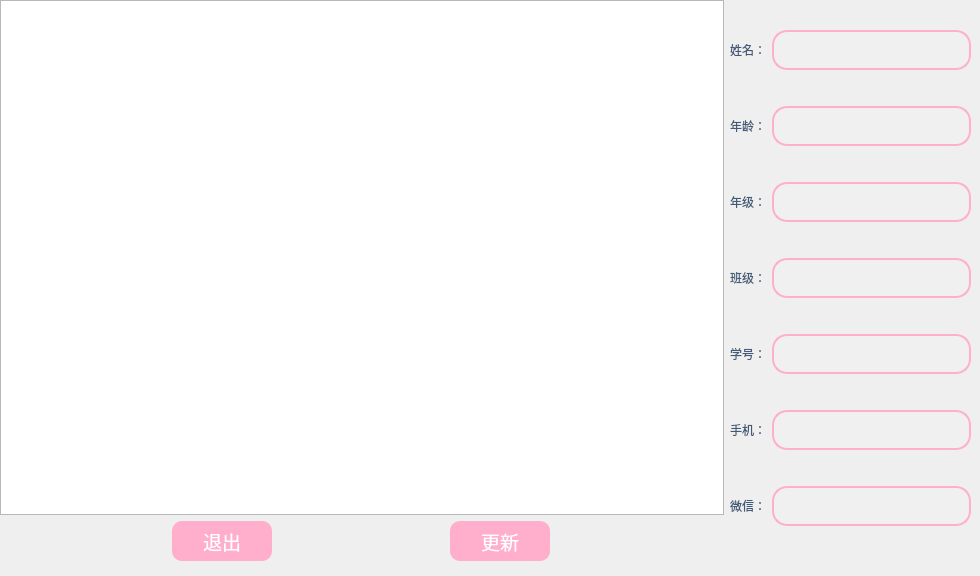
<?xml version="1.0" encoding="UTF-8"?>
<ui version="4.0">
 <class>addStudent</class>
 <widget class="QWidget" name="addStudent">
  <property name="geometry">
   <rect>
    <x>0</x>
    <y>0</y>
    <width>980</width>
    <height>576</height>
   </rect>
  </property>
  <property name="windowTitle">
   <string>添加学生</string>
  </property>
  <property name="windowIcon">
   <iconset resource="res.qrc">
    <normaloff>:/Icon/add.svg</normaloff>:/Icon/add.svg</iconset>
  </property>
  <widget class="QWidget" name="layoutWidget">
   <property name="geometry">
    <rect>
     <x>0</x>
     <y>0</y>
     <width>971</width>
     <height>561</height>
    </rect>
   </property>
   <layout class="QHBoxLayout" name="horizontalLayout_9" stretch="3,1">
    <item>
     <layout class="QVBoxLayout" name="verticalLayout">
      <item>
       <widget class="QTableWidget" name="tableWidget"/>
      </item>
      <item>
       <layout class="QHBoxLayout" name="horizontalLayout">
        <item>
         <widget class="QPushButton" name="btn_TuiChu">
          <property name="minimumSize">
           <size>
            <width>0</width>
            <height>0</height>
           </size>
          </property>
          <property name="maximumSize">
           <size>
            <width>100</width>
            <height>40</height>
           </size>
          </property>
          <property name="font">
           <font>
            <family>AcadEref</family>
            <pointsize>-1</pointsize>
           </font>
          </property>
          <property name="styleSheet">
           <string notr="true">QPushButton {
    background-color: rgb(255, 175, 204); /* 背景色 */
    color: white; /* 文字颜色 */
    font-size: 19px; /* 文字大小 */
    border: none; /* 去掉边框 */
    width: 100px; /* 固定宽度 */
    height: 40px; /* 固定高度 */
    border-radius: 10px; /* 圆角 */
}

QPushButton:hover {
    background-color: rgb(251, 111, 146); /* 鼠标悬停颜色变亮 */
}

QPushButton:pressed {
    background-color: rgb(255, 0, 110); /* 按下时颜色变暗 */
    transform: scale(0.95); /* 点击时缩小效果 */
}
</string>
          </property>
          <property name="text">
           <string>退出</string>
          </property>
         </widget>
        </item>
        <item>
         <widget class="QPushButton" name="btn_GengXin">
          <property name="minimumSize">
           <size>
            <width>90</width>
            <height>30</height>
           </size>
          </property>
          <property name="maximumSize">
           <size>
            <width>100</width>
            <height>40</height>
           </size>
          </property>
          <property name="font">
           <font>
            <family>AcadEref</family>
            <pointsize>-1</pointsize>
           </font>
          </property>
          <property name="styleSheet">
           <string notr="true">QPushButton {
    background-color: rgb(255, 175, 204); /* 背景色 */
    color: white; /* 文字颜色 */
    font-size: 19px; /* 文字大小 */
    border: none; /* 去掉边框 */
    width: 100px; /* 固定宽度 */
    height: 40px; /* 固定高度 */
    border-radius: 10px; /* 圆角 */
}

QPushButton:hover {
    background-color: rgb(251, 111, 146); /* 鼠标悬停颜色变亮 */
}

QPushButton:pressed {
    background-color: rgb(255, 0, 110); /* 按下时颜色变暗 */
    transform: scale(0.95); /* 点击时缩小效果 */
}
</string>
          </property>
          <property name="text">
           <string>更新</string>
          </property>
         </widget>
        </item>
       </layout>
      </item>
     </layout>
    </item>
    <item>
     <layout class="QVBoxLayout" name="verticalLayout_2">
      <item>
       <layout class="QHBoxLayout" name="horizontalLayout_2">
        <item>
         <widget class="QLabel" name="label_name">
          <property name="styleSheet">
           <string notr="true">color: rgb(65, 90, 119);
font: 12pt &quot;黑体&quot;;</string>
          </property>
          <property name="text">
           <string>姓名：</string>
          </property>
         </widget>
        </item>
        <item>
         <widget class="QLineEdit" name="lineEdit_name">
          <property name="styleSheet">
           <string notr="true">QLineEdit {
    border: 2px solid rgb(255, 175, 204); /* 边框颜色 */
    border-radius: 15px; /* 设置圆角 */
    padding: 8px; /* 内边距 */
    font-size: 15px; /* 字体大小 */
    background-color: rgb(240, 240, 240); /* 背景颜色 */
}</string>
          </property>
         </widget>
        </item>
       </layout>
      </item>
      <item>
       <layout class="QHBoxLayout" name="horizontalLayout_3">
        <item>
         <widget class="QLabel" name="label_age">
          <property name="styleSheet">
           <string notr="true">color: rgb(65, 90, 119);
font: 12pt &quot;黑体&quot;;</string>
          </property>
          <property name="text">
           <string>年龄：</string>
          </property>
         </widget>
        </item>
        <item>
         <widget class="QLineEdit" name="lineEdit_age">
          <property name="styleSheet">
           <string notr="true">QLineEdit {
    border: 2px solid rgb(255, 175, 204); /* 边框颜色 */
    border-radius: 15px; /* 设置圆角 */
    padding: 8px; /* 内边距 */
    font-size: 15px; /* 字体大小 */
    background-color: rgb(240, 240, 240); /* 背景颜色 */
}</string>
          </property>
         </widget>
        </item>
       </layout>
      </item>
      <item>
       <layout class="QHBoxLayout" name="horizontalLayout_4">
        <item>
         <widget class="QLabel" name="label_grade">
          <property name="styleSheet">
           <string notr="true">color: rgb(65, 90, 119);
font: 12pt &quot;黑体&quot;;</string>
          </property>
          <property name="text">
           <string>年级：</string>
          </property>
         </widget>
        </item>
        <item>
         <widget class="QLineEdit" name="lineEdit_grade">
          <property name="styleSheet">
           <string notr="true">QLineEdit {
    border: 2px solid rgb(255, 175, 204); /* 边框颜色 */
    border-radius: 15px; /* 设置圆角 */
    padding: 8px; /* 内边距 */
    font-size: 15px; /* 字体大小 */
    background-color: rgb(240, 240, 240); /* 背景颜色 */
}</string>
          </property>
         </widget>
        </item>
       </layout>
      </item>
      <item>
       <layout class="QHBoxLayout" name="horizontalLayout_5">
        <item>
         <widget class="QLabel" name="label_class">
          <property name="styleSheet">
           <string notr="true">color: rgb(65, 90, 119);
font: 12pt &quot;黑体&quot;;</string>
          </property>
          <property name="text">
           <string>班级：</string>
          </property>
         </widget>
        </item>
        <item>
         <widget class="QLineEdit" name="lineEdit_class">
          <property name="styleSheet">
           <string notr="true">QLineEdit {
    border: 2px solid rgb(255, 175, 204); /* 边框颜色 */
    border-radius: 15px; /* 设置圆角 */
    padding: 8px; /* 内边距 */
    font-size: 15px; /* 字体大小 */
    background-color: rgb(240, 240, 240); /* 背景颜色 */
}</string>
          </property>
         </widget>
        </item>
       </layout>
      </item>
      <item>
       <layout class="QHBoxLayout" name="horizontalLayout_6">
        <item>
         <widget class="QLabel" name="label_sudentID">
          <property name="styleSheet">
           <string notr="true">color: rgb(65, 90, 119);
font: 12pt &quot;黑体&quot;;</string>
          </property>
          <property name="text">
           <string>学号：</string>
          </property>
         </widget>
        </item>
        <item>
         <widget class="QLineEdit" name="lineEdit_studentID">
          <property name="styleSheet">
           <string notr="true">QLineEdit {
    border: 2px solid rgb(255, 175, 204); /* 边框颜色 */
    border-radius: 15px; /* 设置圆角 */
    padding: 8px; /* 内边距 */
    font-size: 15px; /* 字体大小 */
    background-color: rgb(240, 240, 240); /* 背景颜色 */
}</string>
          </property>
         </widget>
        </item>
       </layout>
      </item>
      <item>
       <layout class="QHBoxLayout" name="horizontalLayout_7">
        <item>
         <widget class="QLabel" name="label_phone">
          <property name="styleSheet">
           <string notr="true">color: rgb(65, 90, 119);
font: 12pt &quot;黑体&quot;;</string>
          </property>
          <property name="text">
           <string>手机：</string>
          </property>
         </widget>
        </item>
        <item>
         <widget class="QLineEdit" name="lineEdit_phone">
          <property name="styleSheet">
           <string notr="true">QLineEdit {
    border: 2px solid rgb(255, 175, 204); /* 边框颜色 */
    border-radius: 15px; /* 设置圆角 */
    padding: 8px; /* 内边距 */
    font-size: 15px; /* 字体大小 */
    background-color: rgb(240, 240, 240); /* 背景颜色 */
}</string>
          </property>
         </widget>
        </item>
       </layout>
      </item>
      <item>
       <layout class="QHBoxLayout" name="horizontalLayout_8">
        <item>
         <widget class="QLabel" name="label_wechat">
          <property name="styleSheet">
           <string notr="true">color: rgb(65, 90, 119);
font: 12pt &quot;黑体&quot;;</string>
          </property>
          <property name="text">
           <string>微信：</string>
          </property>
         </widget>
        </item>
        <item>
         <widget class="QLineEdit" name="lineEdit_wechat">
          <property name="styleSheet">
           <string notr="true">QLineEdit {
    border: 2px solid rgb(255, 175, 204); /* 边框颜色 */
    border-radius: 15px; /* 设置圆角 */
    padding: 8px; /* 内边距 */
    font-size: 15px; /* 字体大小 */
    background-color: rgb(240, 240, 240); /* 背景颜色 */
}</string>
          </property>
         </widget>
        </item>
       </layout>
      </item>
     </layout>
    </item>
   </layout>
  </widget>
 </widget>
 <resources>
  <include location="res.qrc"/>
 </resources>
 <connections/>
</ui>
